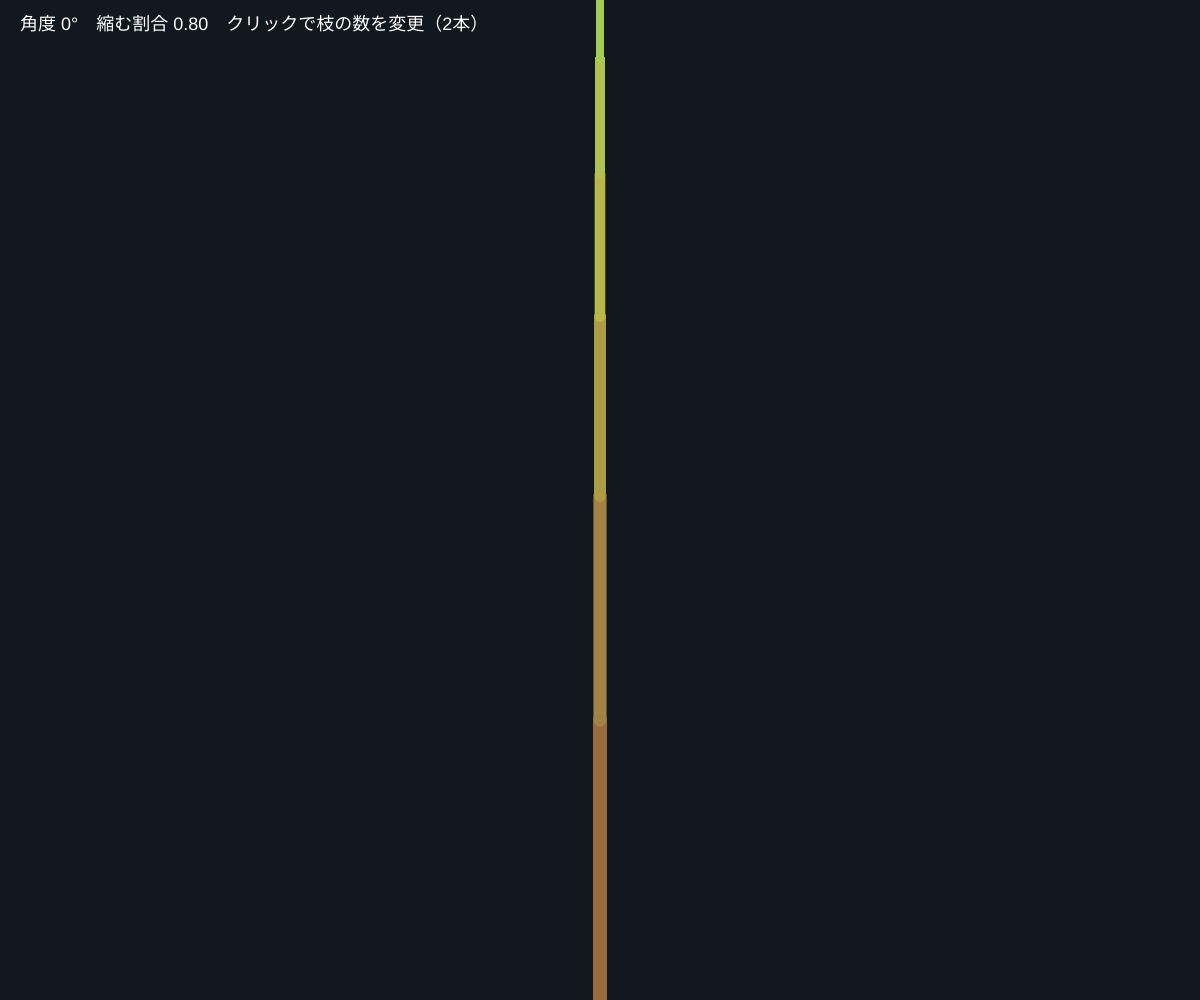
Frame 1 (no input)
Frame 60 (no input): identical to frame 1, image omitted
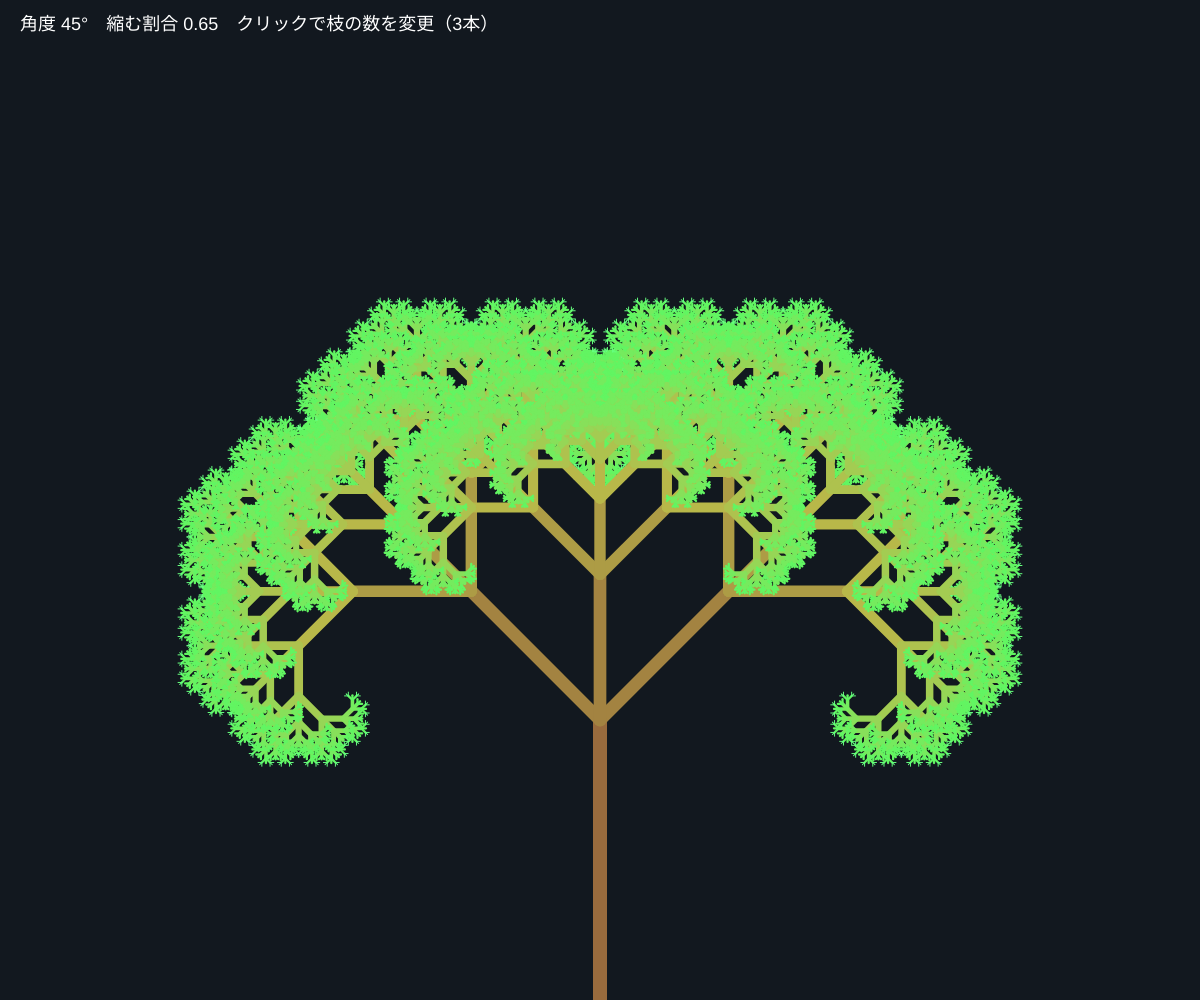
Frame 120 (the mouse pressed at the canvas centre since frame 60)

The p5.js sketch that drew these frames (run headless with seeded random() and noise() and a simulated clock; from frame 60 on, the mouse is pressed at the canvas centre):

// p5.js sketch
// ── sketch.js
// ============================================
// 01 フラクタルツリー
// 枝の先からまた枝が生える、を再帰でくり返す
// 左右 = 枝の開く角度 / 上下 = 枝の縮む割合
// クリックで 2本枝 ⇄ 3本枝
// ============================================

let branches = 2; // 1本の枝から何本に分かれるか

function setup() {
  createCanvas(windowWidth, windowHeight);
  colorMode(HSB, 360, 100, 100, 100);
}

function draw() {
  background(210, 40, 12);

  let angle = map(mouseX, 0, width, 0, PI / 2); // 枝の角度 0°〜90°
  let ratio = map(mouseY, 0, height, 0.8, 0.5); // 枝がどれだけ短くなるか

  // 画面の下の中央から、上に向かって幹を描く
  translate(width / 2, height);
  branch(height * 0.28, angle, ratio, 0);

  // 説明
  resetMatrix();
  noStroke();
  fill(0, 0, 100);
  textSize(18);
  text('角度 ' + round(degrees(angle)) + '°　縮む割合 ' + nf(ratio, 1, 2) + '　クリックで枝の数を変更（' + branches + '本）', 20, 30);
}

// 枝を1本描いて、その先に小さい枝を描く
function branch(len, angle, ratio, depth) {
  strokeWeight(map(depth, 0, 10, 14, 1, true));
  stroke(map(depth, 0, 10, 30, 130), 60, map(depth, 0, 10, 60, 100)); // 茶色 → 緑
  line(0, 0, 0, -len);
  translate(0, -len); // 枝の先まで移動

  // 枝が短くなりすぎたら終わり（終わる条件がないと無限に続いてしまう！）
  if (len < 5 || depth > 11) return;

  // 右の枝
  push();
  rotate(angle);
  branch(len * ratio, angle, ratio, depth + 1);
  pop();

  // 左の枝
  push();
  rotate(-angle);
  branch(len * ratio, angle, ratio, depth + 1);
  pop();

  // 3本モードなら、まっすぐの枝も
  if (branches === 3) {
    branch(len * ratio * 0.8, angle, ratio, depth + 1);
  }
}

function mousePressed() {
  branches = branches === 2 ? 3 : 2;
}

// ---------- やってみよう ----------
// 1. マウスを動かして、木・雪の結晶・シダのような形を探そう
// 2. 左右の角度をちがう値にすると？（rotate(angle) と rotate(-angle * 0.5)）
// 3. 枝の色を自分で決めよう（depth で変化させる）
